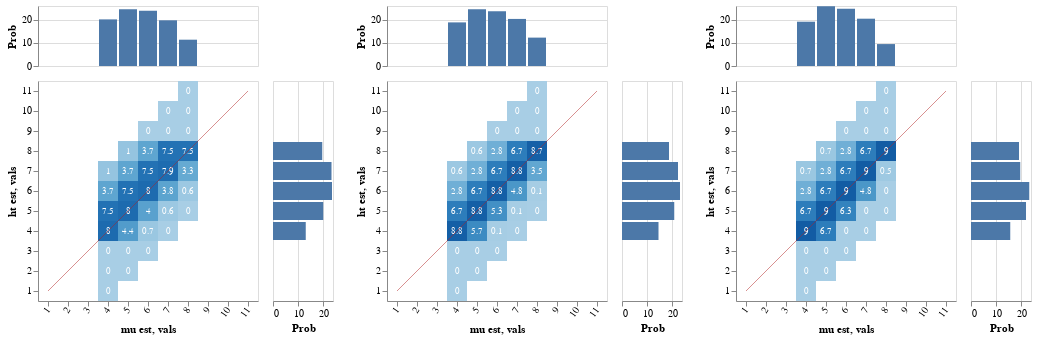

Notebook code for this chart:
### Markdown cell above
Because Bill's height is unknown, the literal (and pragmatic) posterior over worlds is spread out

The various conceivable interpretations lead ultimately to a pragmatic conclusion that John is probably of normal height for someone in the comparison class (this was already guaranteed by the prior), though it's possible that he is relatively tall compared to the median (the conclusions for Mary are identical)

Again, we might say if there's any evaluativity here at all, it is very weak

### Code cell
writeIORef cacheRef (0, Map.empty)
vlShow . sidewaysDists <$> sequence
  [ -- margHeatFromDist <$> enumD (first (`ht` John) <$> indicesPriorFlat)
    -- margHeatFromDist <$> enumD (first (`ht` John) <$> listener infoLUMAndEq cacheRef (0, UTall, denEq0))
    margHeatFromDist <$> enumD (first (`ht` John) <$> listener infoLUMAndEq cacheRef (1, UTall, andDenEq0))
  , margHeatFromDist <$> enumD (first (`ht` John) <$> listener infoLUMAndEq cacheRef (2, UTall, andDenEq0))
  , margHeatFromDist <$> enumD (first (`ht` John) <$> listener infoLUMAndEq cacheRef (3, UTall, andDenEq0))
  ]

### Figure 1 — Vega-Lite specification as saved in the notebook (floating-point values rounded to 4 significant figures)
{"$schema": "https://vega.github.io/schema/vega-lite/v3.json", "hconcat": [{"$schema": "https://vega.github.io/schema/vega-lite/v3.json", "bounds": "flush", "config": {"scale": {"rectBandPaddingInner": 0}}, "data": {"values": [{"ht est": "1", "mu est": "4", "probability": 0}, {"ht est": "2", "mu est": "4", "probability": 0}, {"ht est": "2", "mu est": "5", "probability": 0}, {"ht est": "3", "mu est": "4", "probability": 0}, {"ht est": "3", "mu est": "5", "probability": 0}, {"ht est": "3", "mu est": "6", "probability": 0}, {"ht est": "4", "mu est": "4", "probability": 8}, {"ht est": "4", "mu est": "5", "probability": 4.4}, {"ht est": "4", "mu est": "6", "probability": 0.7}, {"ht est": "4", "mu est": "7", "probability": 0}, {"ht est": "5", "mu est": "4", "probability": 7.5}, {"ht est": "5", "mu est": "5", "probability": 8}, {"ht est": "5", "mu est": "6", "probability": 4}, {"ht est": "5", "mu est": "7", "probability": 0.6}, {"ht est": "5", "mu est": "8", "probability": 0}, {"ht est": "6", "mu est": "4", "probability": 3.7}, {"ht est": "6", "mu est": "5", "probability": 7.5}, {"ht est": "6", "mu est": "6", "probability": 8}, {"ht est": "6", "mu est": "7", "probability": 3.8}, {"ht est": "6", "mu est": "8", "probability": 0.6}, {"ht est": "7", "mu est": "4", "probability": 1}, {"ht est": "7", "mu est": "5", "probability": 3.7}, {"ht est": "7", "mu est": "6", "probability": 7.5}, {"ht est": "7", "mu est": "7", "probability": 7.9}, {"ht est": "7", "mu est": "8", "probability": 3.3}, {"ht est": "8", "mu est": "5", "probability": 1}, {"ht est": "8", "mu est": "6", "probability": 3.7}, {"ht est": "8", "mu est": "7", "probability": 7.5}, {"ht est": "8", "mu est": "8", "probability": 7.5}, {"ht est": "9", "mu est": "6", "probability": 0}, {"ht est": "9", "mu est": "7", "probability": 0}, {"ht est": "9", "mu est": "8", "probability": 0}, {"ht est": "10", "mu est": "7", "probability": 0}, {"ht est": "10", "mu est": "8", "probability": 0}, {"ht est": "11", "mu est": "8", "probability": 0}]}, "spacing": 15, "vconcat": [{"encoding": {"x": {"axis": null, "field": "mu est", "scale": {"domain": ["1", "2", "3", "4", "5", "6", "7", "8", "9", "10", "11"], "rangeStep": 30}, "sort": null, "type": "ordinal"}, "y": {"aggregate": "sum", "axis": {"title": "Prob"}, "field": "probability", "type": "quantitative"}}, "height": 60, "mark": "bar"}, {"bounds": "flush", "hconcat": [{"encoding": {"x": {"axis": {"labelAngle": -55}, "field": "mu est", "scale": {"domain": ["1", "2", "3", "4", "5", "6", "7", "8", "9", "10", "11"], "rangeStep": 30}, "sort": null, "type": "ordinal"}, "y": {"axis": {"labelAngle": 0}, "field": "ht est", "scale": {"domain": ["11", "10", "9", "8", "7", "6", "5", "4", "3", "2", "1"], "rangeStep": 30}, "sort": null, "type": "ordinal"}}, "layer": [{"encoding": {"color": {"aggregate": "sum", "field": "probability", "legend": null, "scale": {"scheme": {"extent": [0.2, 0.9], "name": "blues"}}, "type": "quantitative"}}, "mark": "rect"}, {"encoding": {"color": {"value": "white"}, "text": {"aggregate": "sum", "field": "probability", "type": "quantitative"}}, "mark": {"fontSize": 9, "type": "text"}}, {"data": {"values": [{"vals": "1"}, {"vals": "2"}, {"vals": "3"}, {"vals": "4"}, {"vals": "5"}, {"vals": "6"}, {"vals": "7"}, {"vals": "8"}, {"vals": "9"}, {"vals": "10"}, {"vals": "11"}]}, "encoding": {"x": {"field": "vals", "sort": null, "type": "ordinal"}, "y": {"field": "vals", "sort": null, "type": "ordinal"}}, "mark": {"opacity": 0.5, "stroke": "firebrick", "strokeWidth": 1, "type": "line"}}]}, {"encoding": {"x": {"aggregate": "sum", "axis": {"title": "Prob"}, "field": "probability", "type": "quantitative"}, "y": {"axis": null, "field": "ht est", "scale": {"domain": ["11", "10", "9", "8", "7", "6", "5", "4", "3", "2", "1"], "rangeStep": 30}, "sort": null, "type": "ordinal"}}, "mark": "bar", "width": 60}], "spacing": 15}]}, {"$schema": "https://vega.github.io/schema/vega-lite/v3.json", "bounds": "flush", "config": {"scale": {"rectBandPaddingInner": 0}}, "data": {"values": [{"ht est": "1", "mu est": "4", "probability": 0}, {"ht est": "2", "mu est": "4", "probability": 0}, {"ht est": "2", "mu est": "5", "probability": 0}, {"ht est": "3", "mu est": "4", "probability": 0}, {"ht est": "3", "mu est": "5", "probability": 0}, {"ht est": "3", "mu est": "6", "probability": 0}, {"ht est": "4", "mu est": "4", "probability": 8.8}, {"ht est": "4", "mu est": "5", "probability": 5.7}, {"ht est": "4", "mu est": "6", "probability": 0.1}, {"ht est": "4", "mu est": "7", "probability": 0}, {"ht est": "5", "mu est": "4", "probability": 6.7}, {"ht est": "5", "mu est": "5", "probability": 8.8}, {"ht est": "5", "mu est": "6", "probability": 5.3}, {"ht est": "5", "mu est": "7", "probability": 0.1}, {"ht est": "5", "mu est": "8", "probability": 0}, {"ht est": "6", "mu est": "4", "probability": 2.8}, {"ht est": "6", "mu est": "5", "probability": 6.7}, {"ht est": "6", "mu est": "6", "probability": 8.8}, {"ht est": "6", "mu est": "7", "probability": 4.8}, {"ht est": "6", "mu est": "8", "probability": 0.1}, {"ht est": "7", "mu est": "4", "probability": 0.6}, {"ht est": "7", "mu est": "5", "probability": 2.8}, {"ht est": "7", "mu est": "6", "probability": 6.7}, {"ht est": "7", "mu est": "7", "probability": 8.8}, {"ht est": "7", "mu est": "8", "probability": 3.5}, {"ht est": "8", "mu est": "5", "probability": 0.6}, {"ht est": "8", "mu est": "6", "probability": 2.8}, {"ht est": "8", "mu est": "7", "probability": 6.7}, {"ht est": "8", "mu est": "8", "probability": 8.7}, {"ht est": "9", "mu est": "6", "probability": 0}, {"ht est": "9", "mu est": "7", "probability": 0}, {"ht est": "9", "mu est": "8", "probability": 0}, {"ht est": "10", "mu est": "7", "probability": 0}, {"ht est": "10", "mu est": "8", "probability": 0}, {"ht est": "11", "mu est": "8", "probability": 0}]}, "spacing": 15, "vconcat": [{"encoding": {"x": {"axis": null, "field": "mu est", "scale": {"domain": ["1", "2", "3", "4", "5", "6", "7", "8", "9", "10", "11"], "rangeStep": 30}, "sort": null, "type": "ordinal"}, "y": {"aggregate": "sum", "axis": {"title": "Prob"}, "field": "probability", "type": "quantitative"}}, "height": 60, "mark": "bar"}, {"bounds": "flush", "hconcat": [{"encoding": {"x": {"axis": {"labelAngle": -55}, "field": "mu est", "scale": {"domain": ["1", "2", "3", "4", "5", "6", "7", "8", "9", "10", "11"], "rangeStep": 30}, "sort": null, "type": "ordinal"}, "y": {"axis": {"labelAngle": 0}, "field": "ht est", "scale": {"domain": ["11", "10", "9", "8", "7", "6", "5", "4", "3", "2", "1"], "rangeStep": 30}, "sort": null, "type": "ordinal"}}, "layer": [{"encoding": {"color": {"aggregate": "sum", "field": "probability", "legend": null, "scale": {"scheme": {"extent": [0.2, 0.9], "name": "blues"}}, "type": "quantitative"}}, "mark": "rect"}, {"encoding": {"color": {"value": "white"}, "text": {"aggregate": "sum", "field": "probability", "type": "quantitative"}}, "mark": {"fontSize": 9, "type": "text"}}, {"data": {"values": [{"vals": "1"}, {"vals": "2"}, {"vals": "3"}, {"vals": "4"}, {"vals": "5"}, {"vals": "6"}, {"vals": "7"}, {"vals": "8"}, {"vals": "9"}, {"vals": "10"}, {"vals": "11"}]}, "encoding": {"x": {"field": "vals", "sort": null, "type": "ordinal"}, "y": {"field": "vals", "sort": null, "type": "ordinal"}}, "mark": {"opacity": 0.5, "stroke": "firebrick", "strokeWidth": 1, "type": "line"}}]}, {"encoding": {"x": {"aggregate": "sum", "axis": {"title": "Prob"}, "field": "probability", "type": "quantitative"}, "y": {"axis": null, "field": "ht est", "scale": {"domain": ["11", "10", "9", "8", "7", "6", "5", "4", "3", "2", "1"], "rangeStep": 30}, "sort": null, "type": "ordinal"}}, "mark": "bar", "width": 60}], "spacing": 15}]}, {"$schema": "https://vega.github.io/schema/vega-lite/v3.json", "bounds": "flush", "config": {"scale": {"rectBandPaddingInner": 0}}, "data": {"values": [{"ht est": "1", "mu est": "4", "probability": 0}, {"ht est": "2", "mu est": "4", "probability": 0}, {"ht est": "2", "mu est": "5", "probability": 0}, {"ht est": "3", "mu est": "4", "probability": 0}, {"ht est": "3", "mu est": "5", "probability": 0}, {"ht est": "3", "mu est": "6", "probability": 0}, {"ht est": "4", "mu est": "4", "probability": 9}, {"ht est": "4", "mu est": "5", "probability": 6.7}, {"ht est": "4", "mu est": "6", "probability": 0}, {"ht est": "4", "mu est": "7", "probability": 0}, {"ht est": "5", "mu est": "4", "probability": 6.7}, {"ht est": "5", "mu est": "5", "probability": 9}, {"ht est": "5", "mu est": "6", "probability": 6.3}, {"ht est": "5", "mu est": "7", "probability": 0}, {"ht est": "5", "mu est": "8", "probability": 0}, {"ht est": "6", "mu est": "4", "probability": 2.8}, {"ht est": "6", "mu est": "5", "probability": 6.7}, {"ht est": "6", "mu est": "6", "probability": 9}, {"ht est": "6", "mu est": "7", "probability": 4.8}, {"ht est": "6", "mu est": "8", "probability": 0}, {"ht est": "7", "mu est": "4", "probability": 0.7}, {"ht est": "7", "mu est": "5", "probability": 2.8}, {"ht est": "7", "mu est": "6", "probability": 6.7}, {"ht est": "7", "mu est": "7", "probability": 9}, {"ht est": "7", "mu est": "8", "probability": 0.5}, {"ht est": "8", "mu est": "5", "probability": 0.7}, {"ht est": "8", "mu est": "6", "probability": 2.8}, {"ht est": "8", "mu est": "7", "probability": 6.7}, {"ht est": "8", "mu est": "8", "probability": 9}, {"ht est": "9", "mu est": "6", "probability": 0}, {"ht est": "9", "mu est": "7", "probability": 0}, {"ht est": "9", "mu est": "8", "probability": 0}, {"ht est": "10", "mu est": "7", "probability": 0}, {"ht est": "10", "mu est": "8", "probability": 0}, {"ht est": "11", "mu est": "8", "probability": 0}]}, "spacing": 15, "vconcat": [{"encoding": {"x": {"axis": null, "field": "mu est", "scale": {"domain": ["1", "2", "3", "4", "5", "6", "7", "8", "9", "10", "11"], "rangeStep": 30}, "sort": null, "type": "ordinal"}, "y": {"aggregate": "sum", "axis": {"title": "Prob"}, "field": "probability", "type": "quantitative"}}, "height": 60, "mark": "bar"}, {"bounds": "flush", "hconcat": [{"encoding": {"x": {"axis": {"labelAngle": -55}, "field": "mu est", "scale": {"domain": ["1", "2", "3", "4", "5", "6", "7", "8", "9", "10", "11"], "rangeStep": 30}, "sort": null, "type": "ordinal"}, "y": {"axis": {"labelAngle": 0}, "field": "ht est", "scale": {"domain": ["11", "10", "9", "8", "7", "6", "5", "4", "3", "2", "1"], "rangeStep": 30}, "sort": null, "type": "ordinal"}}, "layer": [{"encoding": {"color": {"aggregate": "sum", "field": "probability", "legend": null, "scale": {"scheme": {"extent": [0.2, 0.9], "name": "blues"}}, "type": "quantitative"}}, "mark": "rect"}, {"encoding": {"color": {"value": "white"}, "text": {"aggregate": "sum", "field": "probability", "type": "quantitative"}}, "mark": {"fontSize": 9, "type": "text"}}, {"data": {"values": [{"vals": "1"}, {"vals": "2"}, {"vals": "3"}, {"vals": "4"}, {"vals": "5"}, {"vals": "6"}, {"vals": "7"}, {"vals": "8"}, {"vals": "9"}, {"vals": "10"}, {"vals": "11"}]}, "encoding": {"x": {"field": "vals", "sort": null, "type": "ordinal"}, "y": {"field": "vals", "sort": null, "type": "ordinal"}}, "mark": {"opacity": 0.5, "stroke": "firebrick", "strokeWidth": 1, "type": "line"}}]}, {"encoding": {"x": {"aggregate": "sum", "axis": {"title": "Prob"}, "field": "probability", "type": "quantitative"}, "y": {"axis": null, "field": "ht est", "scale": {"domain": ["11", "10", "9", "8", "7", "6", "5", "4", "3", "2", "1"], "rangeStep": 30}, "sort": null, "type": "ordinal"}}, "mark": "bar", "width": 60}], "spacing": 15}]}]}
